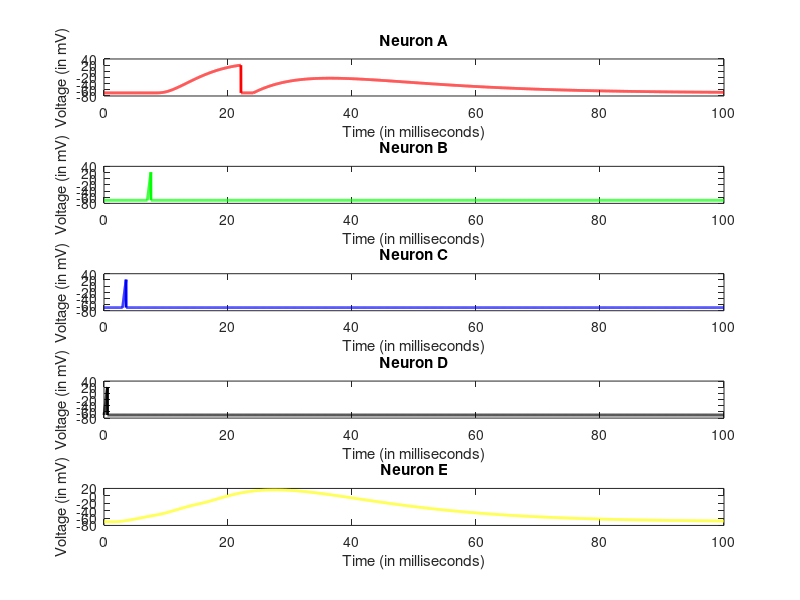
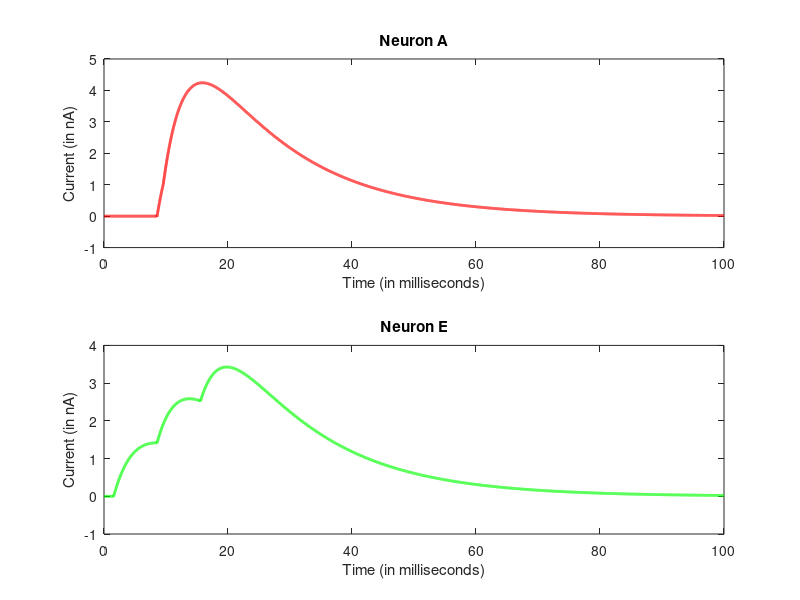

Recreate these plots in MATLAB, in order.
%% Specifying all constants in SI units

N=5;

C=300e-12;
gL=30e-9;
V_T=20e-3;
E_L=-70e-3;
Rp=2e-3;

Io=1e-12;
Ip=50e-9;
tau=15e-3;
tau_s=tau/4;
w=3000;

%% Specifying the network
%a->1 b->2 c->3 d->4 e->5

for i = 1:N
	fanout{i} = [];
	weight{i} = [];
	delay{i} = [];
end

fanout{2} = [1,5];
weight{2} = [3000,3000];
delay{2} = [1e-3,8e-3];

fanout{3} = [1,5];
weight{3} = [3000,3000];
delay{3} = [5e-3,5e-3];

fanout{4} = [1,5];
weight{4} = [3000,3000];
delay{4} = [9e-3,1e-3];

%% Initialising cell arrays to store spiking information

for i = 1:N
	spike_time{i} = [];
	arrival_time{i} = [];
	strength{i} = [];
	pre_neuron{i} = [];
end

%% Specifying total duration and time step

tf = 100e-3;   % final time(stop time).
dt = 0.01e-3;  % time step(delta t).
t=0:dt:tf;

%% Initialising Membrane Voltage, Applied Current and Synaptic Current

V=zeros(N,length(t));
Iapp=zeros(N,length(t));
Isyn=zeros(N,length(t));

V(:,1)=E_L; % at t = 1, all neurons are resting (V = E_L)

for i=1:length(t)
    if(t(i)>=7e-3 && t(i)<8e-3)
        Iapp(2,i)=Ip;
    end
    if(t(i)>=3e-3 && t(i)<4e-3)
        Iapp(3,i)=Ip;
    end
    if(t(i)>=0e-3 && t(i)<1e-3)
        Iapp(4,i)=Ip;
    end
end

%% Voltage dynamics for neuron 2 3 4

for j=2:4
    count = 0;
    for k=1:length(t)-1
    
        if V(j,k)>= V_T %spike occured at t(k)

            V(j,k+1)=E_L; %reset membrane potential to E_L
            
            %update spike information cell arrrays for the jth neuron
            spike_time{j}=[spike_time{j},t(k)];

            count=round(Rp/dt); %for 2ms (20 x dt)

            post_neuron = fanout{j}; 

            %update post-neuron data
            for i=1:length(post_neuron)
                arrival_time{post_neuron(i)}=[arrival_time{post_neuron(i)},t(k)+delay{j}(i)];
                pre_neuron{post_neuron(i)}=[pre_neuron{post_neuron(i)},j];
                strength{post_neuron(i)}=[strength{post_neuron(i)}, weight{j}(i)];
            end

        else
            if count~=0
                V(j,k+1)=E_L; %refractory period
                count=count-1;
            else
            	f=-gL*V(j,k)/C + gL*E_L/C + Iapp(j,k)/C + Isyn(j,k)/C;
            	V(j,k+1) = V(j,k) + dt*f;
            end
        end
    end
end

%% Calculate the current flowing into the post-synaptic neurons 1 5

for i = 1:4:5
    for j = 1:length(arrival_time{i}) 
        I_temp = zeros(1,length(t));

        for k = round(arrival_time{i}(j)/dt):length(t)
            %current corresponding to jth spike for ith neuron
            I_temp(k) = Io*w*(exp(-(t(k)-arrival_time{i}(j))/tau) - exp(-(t(k)-arrival_time{i}(j))/tau_s));
        end

        Isyn(i,:) = Isyn(i,:) + I_temp;
    end
end

%% Voltage dynamics for neuron 1 5

for j=1:4:5
    count = 0;
    for k=1:length(t)-1
    
        if V(j,k)>= V_T %spike occured at t(k)

            V(j,k+1)=E_L; %reset membrane potential to E_L
            
            %update spike information cell arrrays for the jth neuron
            spike_time{j}=[spike_time{j},t(k)];

            count=round(Rp/dt); %for 2ms 

        else
            if count~=0
                V(j,k+1)=E_L;%refractory period
                count=count-1;
            else
                f=-gL*V(j,k)/C + gL*E_L/C + Iapp(j,k)/C + Isyn(j,k)/C;
                V(j,k+1) = V(j,k) + dt*f;
            end
        end
    end
end

%% Plotting synaptic current and membrane voltages

figure(1)

subplot(5,1,1)
plot(t*1000,V(1,:)*1000,"r","LineWidth",2);
title("Neuron A")
xlabel("Time (in milliseconds)")
ylabel("Voltage (in mV)")

subplot(5,1,2)
plot(t*1000,V(2,:)*1000,"g","LineWidth",2);
title("Neuron B")
xlabel("Time (in milliseconds)")
ylabel("Voltage (in mV)")

subplot(5,1,3)
plot(t*1000,V(3,:)*1000,"b","LineWidth",2);
title("Neuron C")
xlabel("Time (in milliseconds)")
ylabel("Voltage (in mV)")


subplot(5,1,4)
plot(t*1000,V(4,:)*1000,"k","LineWidth",2);
title("Neuron D")
xlabel("Time (in milliseconds)")
ylabel("Voltage (in mV)")

subplot(5,1,5)
plot(t*1000,V(5,:)*1000,"y","LineWidth",2);
title("Neuron E")
xlabel("Time (in milliseconds)")
ylabel("Voltage (in mV)")

figure(2)

subplot(2,1,1)
plot(t*1000,Isyn(1,:)*1e9,"r","LineWidth",2);
title("Neuron A")
xlabel("Time (in milliseconds)")
ylabel("Current (in nA)")

subplot(2,1,2)
plot(t*1000,Isyn(5,:)*1e9,"g","LineWidth",2);
title("Neuron E")
xlabel("Time (in milliseconds)")
ylabel("Current (in nA)")

